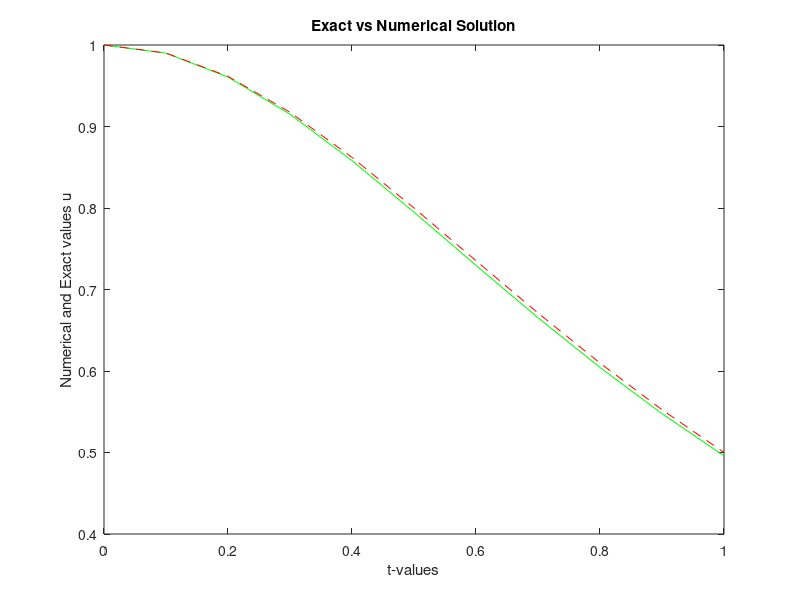

MATLAB code to generate this figure:
%%%%%%%%%%%%%%%%%%%%%%%%%%%%%%%%%%%%%%%%%%%%%%%%%%%%%%%%%%%%%%%%%%%%%%%%%%%
% Numerical Solution of an Initial Value Problem
% using the Two-Step Adams-Bashforth Method
%
% Differential Equation:
%     du/dt = -2*t*u^2
%
% Exact Solution:
%     u(t) = 1/(1+t^2)
%
% Initialization:
%     Second-Order Classical Explicit Runge-Kutta (RK2) Method
%
% Numerical Method:
%     Two-Step Adams-Bashforth Method
%
% Language:
%     MATLAB
%
% Developed as part of the coursework for
% Numerical Methods for Ordinary Differential Equations
% M.Sc. Applied Mathematics
% South Asian University
%
% Author: Kshitij Bahukhandi
%%%%%%%%%%%%%%%%%%%%%%%%%%%%%%%%%%%%%%%%%%%%%%%%%%%%%%%%%%%%%%%%%%%%%%%%%%%

clear all; 
for I = 1:8 
    N = 10; 
    H = 1.0 / N; 
    disp('Numerical Solution for IVP using 2-step Adam-Bashforth Method'); 
    disp('  '); 
    % Formation of Nodal Points  
    for L = 1:N+1 
        T(L) = (L-1) * H; 
    end 
     
    % Exact Solution & RHS Function  
    for L = 1:N+1 
        EU(L) = 1.0 / (1 + T(L) * T(L)); 
    end 
     
    % Initial Conditions 
    U(1) = 1.0; 
    tic % CPU time Starts 
    % Solution at t=h by the help of second order classical explicit RK-Method 
    K1 = -2 * H * T(1) * U(1) * U(1); 
    K2 = -2 * H * (T(1) + H) * (U(1) + K1) * (U(1) + K1); 
    U(2) = U(1) + (K1 + K2) / 2; 
    % Solution at advanced Time 
    for L = 2:N 
        U0 = U(L); 
        UU0 = U(L-1); 
        T0 = T(L); 
        TT0 = T(L-1); 
        U(L+1) = U0 + 0.5 * H * (-6 * T0 * U0 * U0 + 2 * TT0 * UU0 * UU0); 
    end 
    % Calculate Errors 
    ERU = abs(U(N+1) - EU(N+1)); 
     
    % Print Errors 
    fprintf('N=%4.2f, ERU=%10.4e\n', N, ERU); 
    disp(' '); 
    N = 2 * N; 
end

toc % CPU Time ends 
% Elapsed time is 0.021788 seconds. 
% Plot the Results 
figure(1); 
plot(T, U, '-g', T, EU, '--r'); 
xlabel('t-values'); 
ylabel('Numerical and Exact values u'); 
title('Exact vs Numerical Solution'); 
